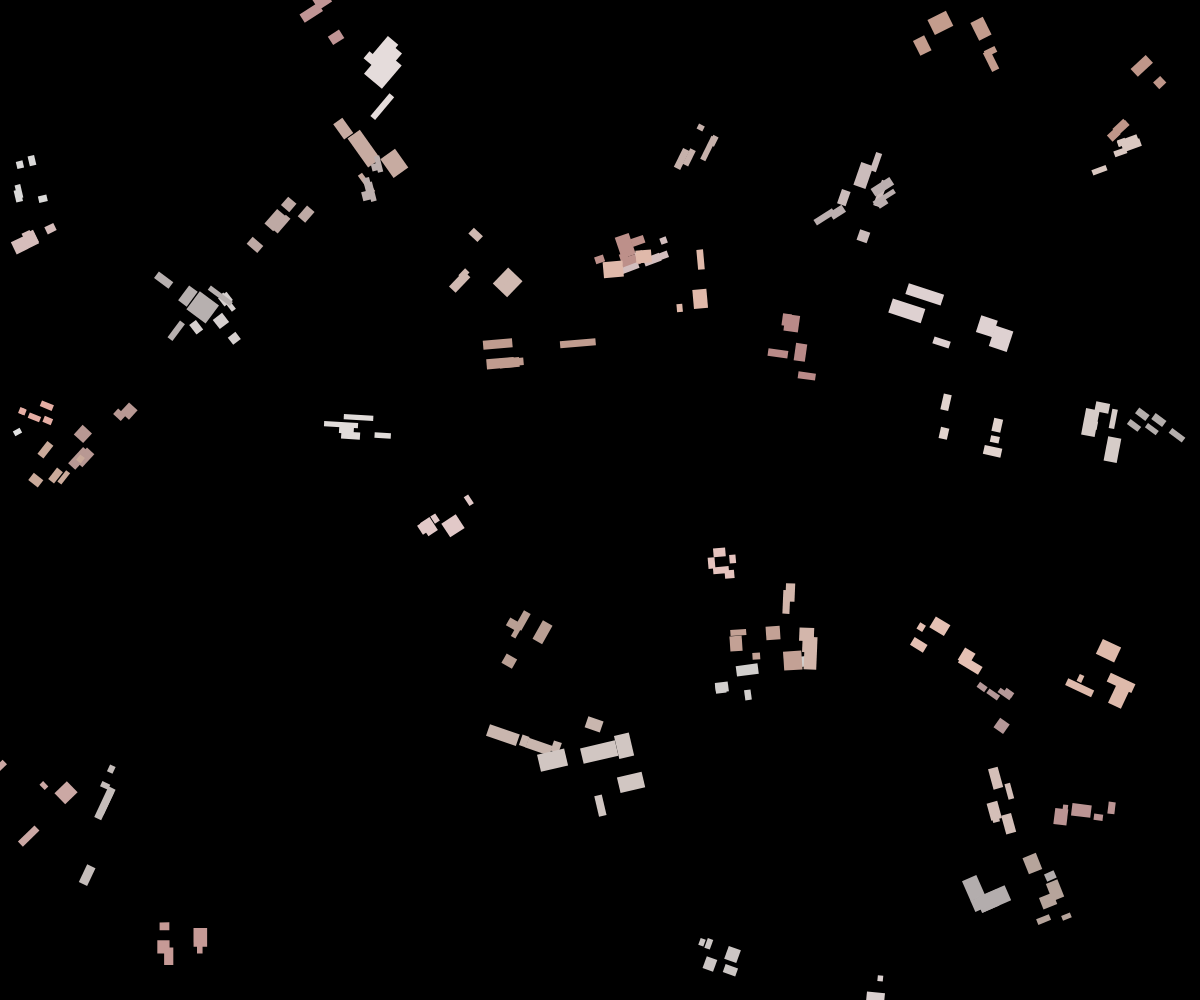
Frame 1 (no input)
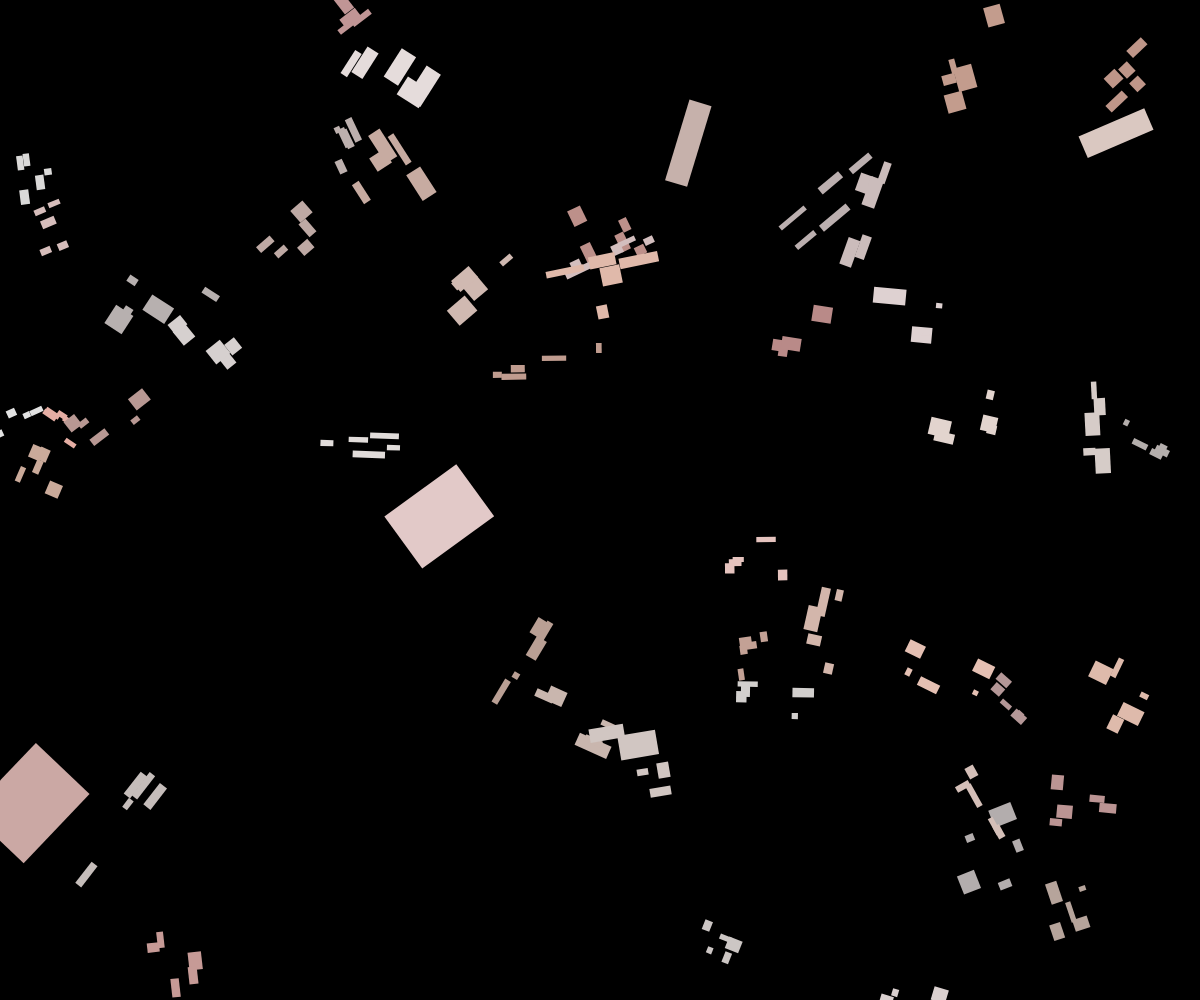
Frame 60 (no input)
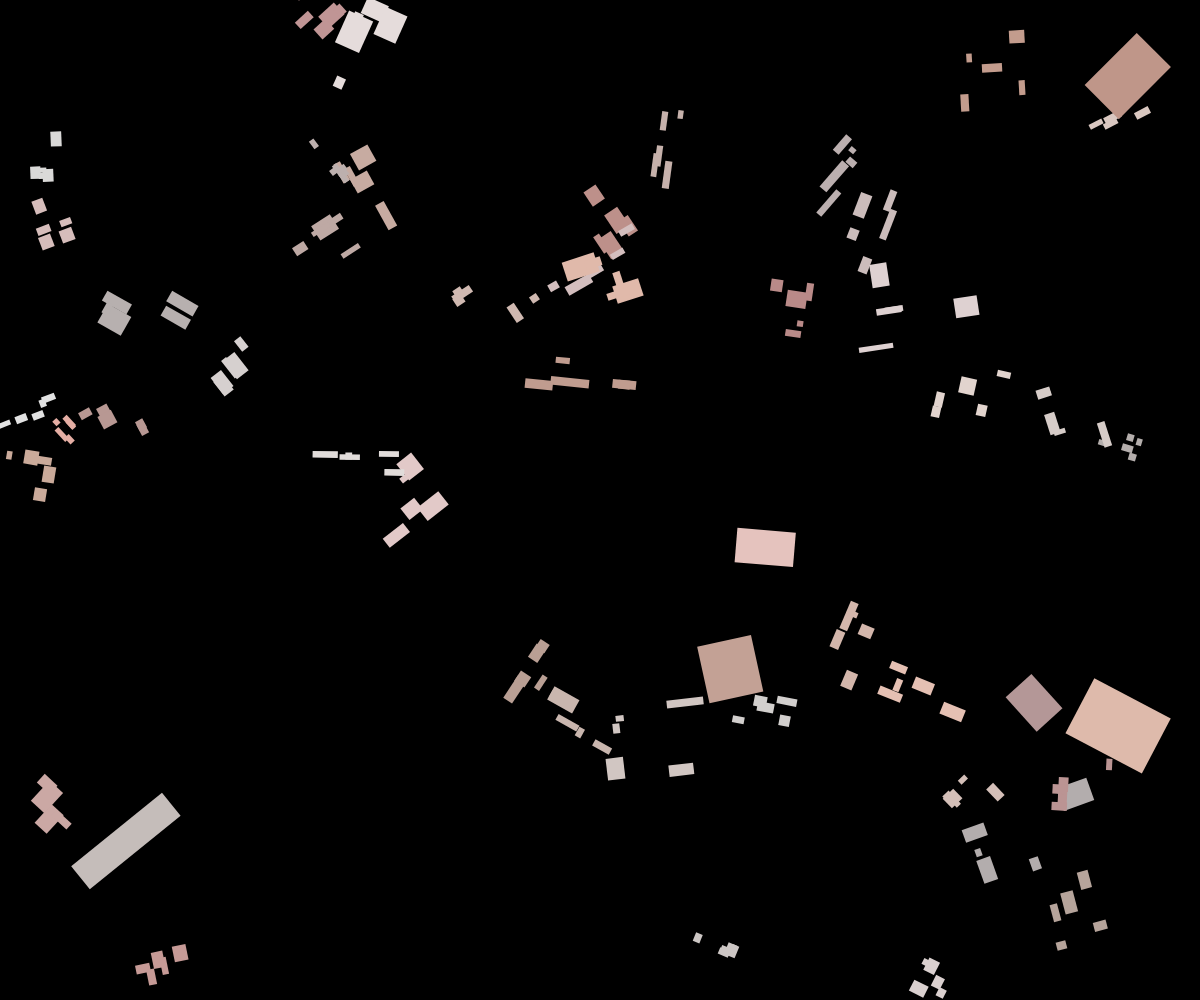
Frame 120 (the mouse pressed at the canvas centre since frame 60)

The p5.js sketch that drew these frames (run headless with seeded random() and noise() and a simulated clock; from frame 60 on, the mouse is pressed at the canvas centre):

// p5.js sketch
// ── sketch.js
let tiles = [];
let forceActive = false;
let mouseForce = { x: 0, y: 0 };
let time = 0;

function setup() {
  createCanvas(windowWidth, windowHeight);
  colorMode(HSB, 360, 100, 100, 1);
  
  // Create ceramic tiles
  for (let i = 0; i < 50; i++) {
    tiles.push({
      x: random(width),
      y: random(height),
      w: random(40, 120),
      h: random(20, 80),
      rotation: random(TWO_PI),
      speed: random(0.001, 0.005),
      decay: random(0.98, 0.999),
      color: color(random(20), random(30), random(70, 90)),
      breakPoint: random(0.1, 0.9)
    });
  }
}

function draw() {
  background(0);
  
  time += 0.002;
  
  // Apply mouse force if active
  if (forceActive) {
    for (let i = 0; i < tiles.length; i++) {
      const tile = tiles[i];
      const dx = tile.x - mouseForce.x;
      const dy = tile.y - mouseForce.y;
      const dist = sqrt(dx * dx + dy * dy);
      
      if (dist < 200) {
        const force = map(dist, 0, 200, 0.1, 0);
        tile.decay -= force * 0.005;
        tile.rotation += force * 0.02;
      }
    }
    
    // Reduce force over time
    mouseForce.x += (mouseX - mouseForce.x) * 0.05;
    mouseForce.y += (mouseY - mouseForce.y) * 0.05;
  }
  
  // Draw and update tiles
  for (let i = 0; i < tiles.length; i++) {
    const tile = tiles[i];
    
    push();
    translate(tile.x, tile.y);
    rotate(tile.rotation);
    
    fill(tile.color);
    noStroke();
    
    // Draw broken tile effect
    if (random() < tile.decay) {
      // Create a fractured appearance
      for (let j = 0; j < 5; j++) {
        const offsetX = random(-tile.w/2, tile.w/2);
        const offsetY = random(-tile.h/2, tile.h/2);
        const sizeW = random(5, tile.w/3);
        const sizeH = random(5, tile.h/3);
        
        rect(offsetX, offsetY, sizeW, sizeH);
      }
    } else {
      // Normal tile
      rect(-tile.w/2, -tile.h/2, tile.w, tile.h);
    }
    
    pop();
    
    // Update decay and movement
    tile.decay *= 0.999;
    tile.rotation += tile.speed * sin(time + i);
    tile.x += sin(time * 0.5 + i) * 0.3;
    tile.y += cos(time * 0.5 + i) * 0.3;
    
    // Reset tiles that go off screen
    if (tile.x < -100 || tile.x > width + 100 || tile.y < -100 || tile.y > height + 100) {
      tile.x = random(width);
      tile.y = random(height);
      tile.decay = random(0.98, 0.999);
    }
  }
  
  // Add slow sediment accumulation effect
  for (let i = 0; i < tiles.length; i++) {
    const tile = tiles[i];
    
    if (random() < 0.001) {
      tile.decay -= 0.01;
    }
    
    if (tile.decay < 0.8) {
      tile.decay += 0.002;
    }
  }
}

function mousePressed() {
  forceActive = true;
  mouseForce.x = mouseX;
  mouseForce.y = mouseY;
}

function mouseDragged() {
  mouseForce.x = mouseX;
  mouseForce.y = mouseY;
}

function mouseReleased() {
  forceActive = false;
}

function windowResized() {
  resizeCanvas(windowWidth, windowHeight);
}
